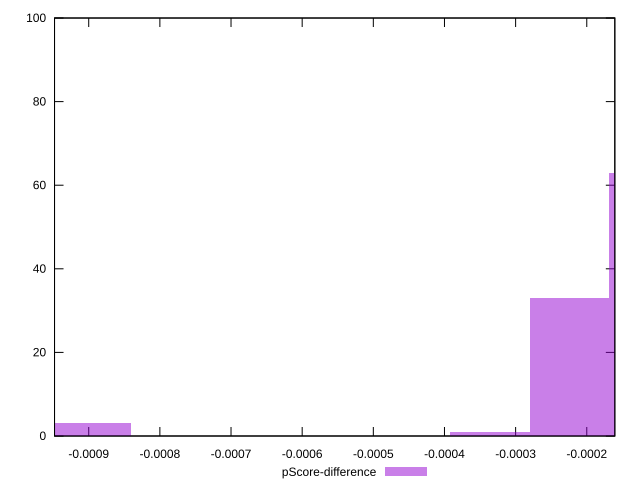

Reproduce this figure in gnuplot.
reset

$pScoreDifference <<EOF
-0.0008973083132434996 3
-0.0002243270783108749 33
-0.00011216353915543745 63
-0.00033649061746631235 1
EOF

set key outside below
set boxwidth 0.00011216353915543745
set xrange [-0.0009480557833148051:-0.0001605687452832516]
set yrange [0:100]
set trange [0:100]
set style fill transparent solid 0.5 noborder
set terminal svg size 640, 490 enhanced background rgb 'white'
set output "reports/report_00032_2021-02-25T10-28-15.087Z/first-cpu-idle/samples/agenda/pScore-difference/histogram.svg"

plot $pScoreDifference title "pScore-difference" with boxes

reset
